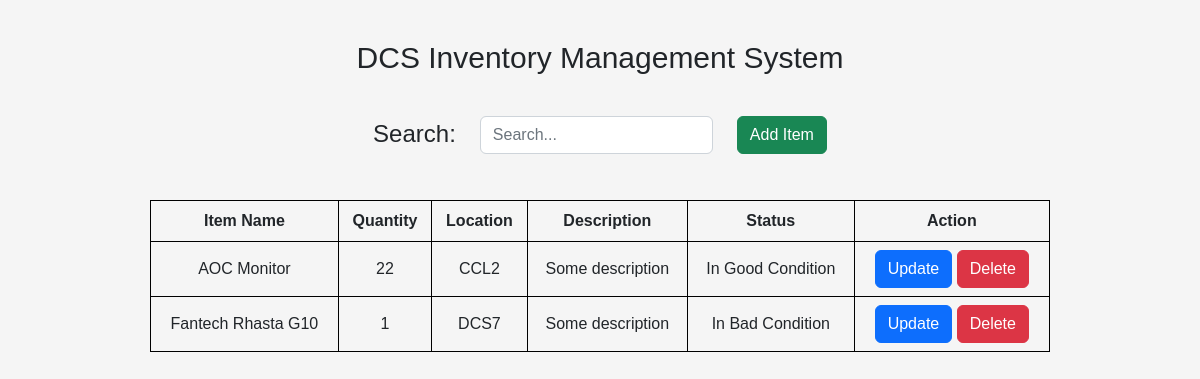
The page / on the database its author committed.
### tables this page shows
CREATE TABLE `items` (
  `id` int(11) NOT NULL,
  `item_name` varchar(255) NOT NULL,
  `quantity` int(11) NOT NULL,
  `location` varchar(255) NOT NULL,
  `description` text NOT NULL,
  `status` varchar(255) NOT NULL
);

### index.php (the view, shortened to what this page needs)
<?php
include("./backend/db_config.php");
$PAGE_TITLE = "Inventory Management System";
$BOOTSTRAP_CSS_PATH = "./assets/vendors/css/bootstrap.min.css";
$MAIN_CSS_PATH = "./assets/css/main.css";
?>
<!DOCTYPE html>
<html lang="en">
<head>
  <link rel="stylesheet" href="<?= $BOOTSTRAP_CSS_PATH ?>">
  <link rel="stylesheet" href="<?= $MAIN_CSS_PATH ?>">
</head>
<body>
  <main>
    <div class="page-title d-flex flex-row">
      <div class="row justify-content-center">
        <h1>DCS <?= $PAGE_TITLE ?></h1>
        <div class="col-auto">
          <label for="search-bar" class="form-label">
            Search:
          </label>
        </div>
        <div class="col-auto">
          <input type="text" id="search-bar" class="form-control" placeholder="Search...">
        </div>
        <div class="col-auto">
          <div class="row">
            <div class="wrapper d-flex justify-content-start text-center">
              <button type="button" class="btn btn-success" data-bs-toggle="modal" data-bs-target="#add-item-modal">
                Add Item
              </button>
            </div>
          </div>
        </div>
      </div>
    </div>
    <div class="content table-responsive mx-auto primary-table col-sm-11 col-md-10 col-lg-9 col-xl-9 col-xxl-8">
      <table class="table" id="items-table">
        <thead>
          <tr scope="row">
            <th scope="col">Item Name</th>
            <th scope="col">Quantity</th>
            <th scope="col">Location</th>
            <th scope="col">Description</th>
            <th scope="col">Status</th>
            <th scope="col">Action</th>
          </tr>
        </thead>
        <tbody id="table-body">
          <?php
          $sql = "SELECT * FROM items";
          $res = $conn->query($sql);
          if (mysqli_num_rows($res) > 0) {
            while ($row = mysqli_fetch_assoc($res)) { ?>
              <tr scope="row">
                <td><?= $row['item_name'] ?></td>
                <td><?= $row['quantity'] ?></td>
                <td><?= $row['location'] ?></td>
                <td><?= $row['description'] ?></td>
                <td><?= $row['status'] ?></td>
                <td>
                  <a href="update.php?update_id=<?= $row['id'] ?>" class="btn btn-primary">Update</a>
                  <a href="delete.php?delete_id=<?= $row['id'] ?>" class="btn btn-danger">Delete</a>
                </td>
              </tr>
            <?php }
          } ?>
        </tbody>
      </table>
    </div>
  </main>
</body>
</html>

### assets/css/main.css (style rules this page uses)
:root { --h1-font-size: 30px; --font-size: 16px; }
html, body { min-width: 575px; }
body { font-family: Arial, Helvetica, sans-serif; background-color: whitesmoke; }
.page-title { display: block; margin-top: 5vh; margin-bottom: 5vh; text-align: center; justify-content: center; align-items: center; }
.page-title h1 { font-size: var(--h1-font-size); text-align: center; margin-bottom: 5vh; }
.page-title label { display: block; font-size: 24px; }
th, td { border: 1px solid black; border-collapse: collapse; text-align: center; vertical-align: middle; font-size: var(--font-size); }

### rows shown on the page
items: item_name "AOC Monitor", quantity "22", location "CCL2", description "Some description", status "In Good Condition"
items: item_name "Fantech Rhasta G10", quantity "1", location "DCS7", description "Some description", status "In Bad Condition"

### other values the page prints
$PAGE_TITLE "Inventory Management System"
